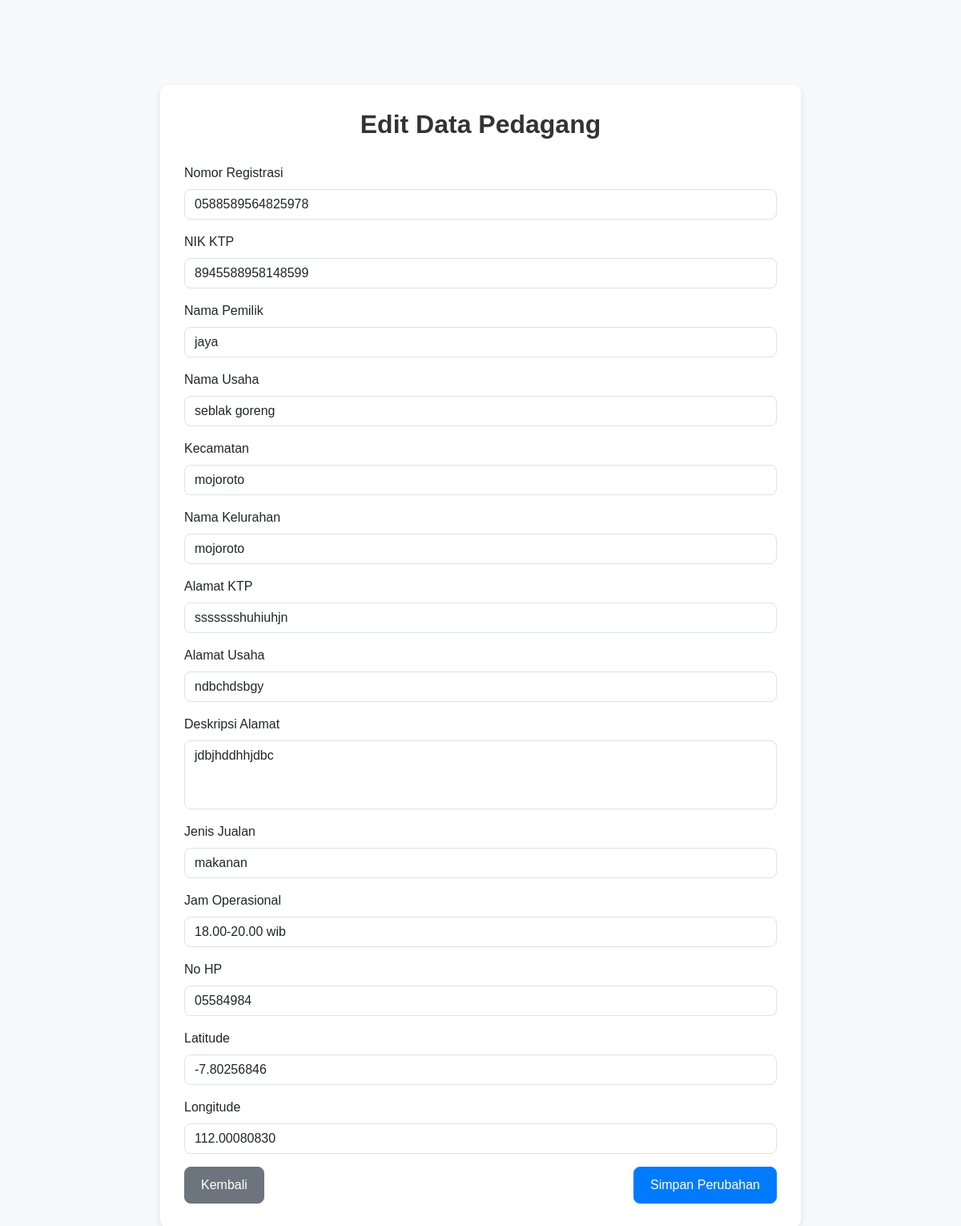
The app's page /pkl/edit_pedagang.php?id=2 with its own data.
### tables this page shows
CREATE TABLE IF NOT EXISTS `pedagang` (
  `id` int(11) NOT NULL AUTO_INCREMENT,
  `no_registrasi` varchar(20) DEFAULT NULL,
  `nik` varchar(16) DEFAULT NULL,
  `nama_pemilik` varchar(100) DEFAULT NULL,
  `alamat_ktp` text,
  `kecamatan` varchar(50) DEFAULT NULL,
  `nama_kelurahan` varchar(50) DEFAULT NULL,
  `alamat_usaha` text,
  `deskripsi_alamat` text,
  `jenis_jualan` varchar(50) DEFAULT NULL,
  `jam_operasional` varchar(50) DEFAULT NULL,
  `no_hp` varchar(15) DEFAULT NULL,
  `latitude` decimal(10,8) DEFAULT NULL,
  `longitude` decimal(11,8) DEFAULT NULL,
  `foto_ktp` varchar(255) DEFAULT NULL,
  `foto_nib` varchar(255) DEFAULT NULL,
  `foto_lapak` varchar(255) DEFAULT NULL,
  `created_at` timestamp NULL DEFAULT CURRENT_TIMESTAMP,
  `status_validasi` enum('pending','true','false') DEFAULT 'true',
  `nama_usaha` varchar(50) DEFAULT NULL,
  PRIMARY KEY (`id`)
);

### pkl/edit_pedagang.php (the view, shortened to what this page needs)
<?php
include "include/header.php";
if (isset($_GET['id'])) {
    $id = $_GET['id'];
    $sql = "SELECT * FROM pedagang WHERE id = $id";
    $result = mysqli_query($conn, $sql);
    $data = mysqli_fetch_assoc($result);
} else {
    die("ID tidak diberikan!");
}
?>
<!DOCTYPE html>
<html lang="id">
<head>
    <link href="https://cdn.jsdelivr.net/npm/bootstrap@5.3.0-alpha1/dist/css/bootstrap.min.css" rel="stylesheet">
</head>
<body>
    <div class="container">
        <h2>Edit Data Pedagang</h2>
        <form action="" method="POST">
            <div class="mb-3">
                <label for="no_registrasi">Nomor Registrasi</label>
                <input type="text" class="form-control" id="no_registrasi" name="no_registrasi" value="<?php echo $data['no_registrasi']; ?>" required>
            </div>
            <div class="mb-3">
                <label for="nik">NIK KTP</label>
                <input type="number" class="form-control" id="nik" name="nik" value="<?php echo $data['nik']; ?>" required>
            </div>
            <div class="mb-3">
                <label for="nama_pemilik">Nama Pemilik</label>
                <input type="text" class="form-control" id="nama_pemilik" name="nama_pemilik" value="<?php echo $data['nama_pemilik']; ?>" required>
            </div>
            <div class="mb-3">
                <label for="nama_usaha">Nama Usaha</label>
                <input type="text" class="form-control" id="nama_usaha" name="nama_usaha" value="<?php echo $data['nama_usaha']; ?>" required>
            </div>
            <div class="mb-3">
                <label for="kecamatan">Kecamatan</label>
                <input type="text" class="form-control" id="kecamatan" name="kecamatan" value="<?php echo $data['kecamatan']; ?>" required>
            </div>
            <div class="mb-3">
                <label for="nama_kelurahan">Nama Kelurahan</label>
                <input type="text" class="form-control" id="nama_kelurahan" name="nama_kelurahan" value="<?php echo $data['nama_kelurahan']; ?>" required>
            </div>
            <div class="mb-3">
                <label for="alamat_ktp">Alamat KTP</label>
                <input type="text" class="form-control" id="alamat_ktp" name="alamat_ktp" value="<?php echo $data['alamat_ktp']; ?>" required>
            </div>
            <div class="mb-3">
                <label for="alamat_usaha">Alamat Usaha</label>
                <input type="text" class="form-control" id="alamat_usaha" name="alamat_usaha" value="<?php echo $data['alamat_usaha']; ?>" required>
            </div>
            <div class="mb-3">
                <label for="deskripsi_alamat">Deskripsi Alamat</label>
                <textarea class="form-control" id="deskripsi_alamat" name="deskripsi_alamat" rows="3" required><?php echo $data['deskripsi_alamat']; ?></textarea>
            </div>
            <div class="mb-3">
                <label for="jenis_jualan">Jenis Jualan</label>
                <input type="text" class="form-control" id="jenis_jualan" name="jenis_jualan" value="<?php echo $data['jenis_jualan']; ?>" required>
            </div>
            <div class="mb-3">
                <label for="jam_operasional">Jam Operasional</label>
                <input type="text" class="form-control" id="jam_operasional" name="jam_operasional" value="<?php echo $data['jam_operasional']; ?>" required>
            </div>
            <div class="mb-3">
                <label for="no_hp">No HP</label>
                <input type="text" class="form-control" id="no_hp" name="no_hp" value="<?php echo $data['no_hp']; ?>" required>
            </div>
            <div class="mb-3">
                <label for="latitude">Latitude</label>
                <input type="text" class="form-control" id="latitude" name="latitude" value="<?php echo $data['latitude']; ?>" required>
            </div>
            <div class="mb-3">
                <label for="longitude">Longitude</label>
                <input type="text" class="form-control" id="longitude" name="longitude" value="<?php echo $data['longitude']; ?>" required>
            </div>
            <div class="d-flex justify-content-between">
                <a href="index.php" class="btn btn-secondary">Kembali</a>
                <button type="submit" class="btn btn-primary">Simpan Perubahan</button>
            </div>
        </form>
    </div>
</body>
</html>

### survey_pasar/css/blog-home.css (style rules this page uses)
body { padding-top: 54px; }
@media (min-width: 992px) { body { padding-top: 56px; } }

### pkl/edit_pedagang.php (style rules this page uses)
body { background-color: #f7f9fc; font-family: Arial, sans-serif; }
.container { max-width: 800px; background-color: #ffffff; border-radius: 10px; box-shadow: 0 4px 10px rgba(0, 0, 0, 0.1); padding: 30px; margin-top: 50px; }
.form-control { border-radius: 8px; }
.btn-primary { background-color: #007bff; border-color: #007bff; border-radius: 8px; padding: 10px 20px; font-size: 16px; }
.btn-secondary { border-radius: 8px; padding: 10px 20px; font-size: 16px; }
h2 { color: #333; font-weight: bold; text-align: center; margin-bottom: 30px; }
textarea.form-control { resize: none; }

### records on screen
pedagang: no_registrasi "0588589564825978", nik "8945588958148599", nama_pemilik "jaya", nama_usaha "seblak goreng", kecamatan "mojoroto", nama_kelurahan "mojoroto", alamat_ktp "ssssssshuhiuhjn", alamat_usaha "ndbchdsbgy", deskripsi_alamat "jdbjhddhhjdbc", jenis_jualan "makanan", jam_operasional "18.00-20.00 wib", no_hp "05584984", latitude "-7.80256846", longitude "112.00080830"
